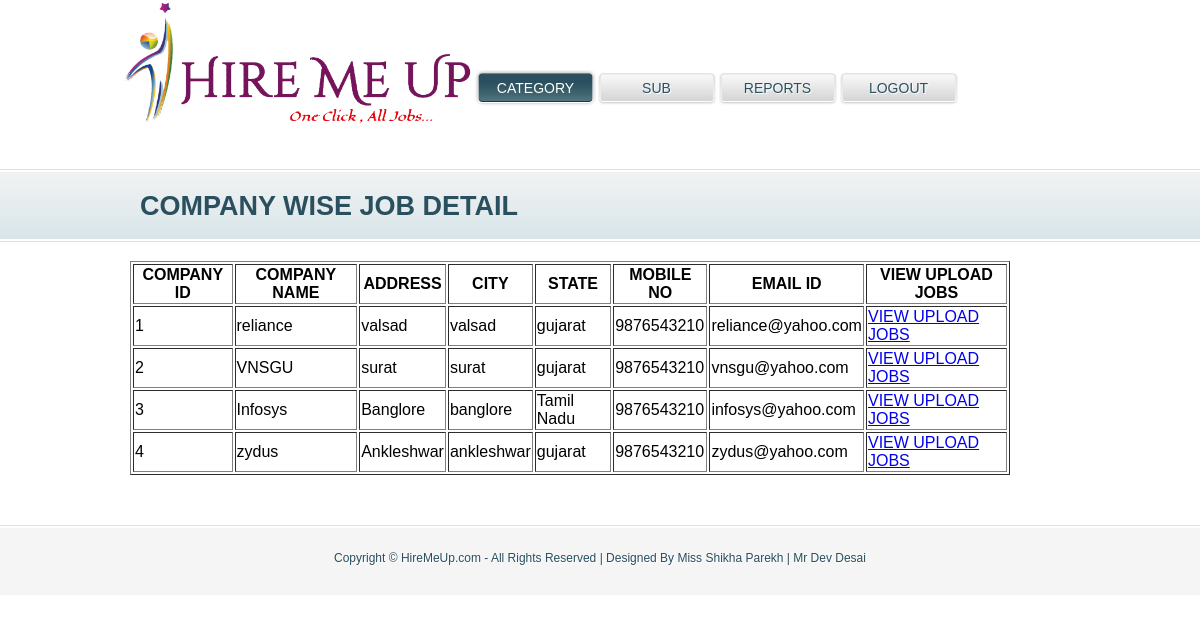
Page /admin_company_job_detail.php on the committed database.
### tables this page shows
CREATE TABLE IF NOT EXISTS `company_regis` (
  `company_id` int(11) NOT NULL,
  `company_name` varchar(50) NOT NULL,
  `address` varchar(250) NOT NULL,
  `city` varchar(50) NOT NULL,
  `state` varchar(50) NOT NULL,
  `mobile_no` varchar(10) NOT NULL,
  `email_id` varchar(50) NOT NULL,
  `pwd` varchar(10) NOT NULL,
  `regis_date` date NOT NULL,
  PRIMARY KEY (`company_id`)
);

### admin_company_job_detail.php (the view, shortened to what this page needs)
<?php
include("admin_header.php");
?>
<div id="body">
  <div class="blog1">
    <h1>Company Wise Job Detail</h1>
     <div>
		<form name="form1" method="post" id="form1" >
		<br/>
		<?php
	$qur=mysql_query("select * from company_regis");
	echo "<table border='1' width='880px'>
	<thead>
		<tr>
			<th>COMPANY ID</th>
			<th>COMPANY NAME</th>
			<th>ADDRESS</th>
			<th>CITY</th>
			<th>STATE</th>
			<th>MOBILE NO</th>
			<th>EMAIL ID</th>
			<th>VIEW UPLOAD JOBS</th>
		</tr>
	</thead>";
	while($q=mysql_fetch_row($qur))
	{
		echo "<tr>";
		echo "<td>$q[0]</td>";
		echo "<td>$q[1]</td>";
		echo "<td>$q[2]</td>";
		echo "<td>$q[3]</td>";
		echo "<td>$q[4]</td>";
		echo "<td>$q[5]</td>";
		echo "<td>$q[6]</td>";
		echo "<td><a href='admin_view_jobs.php?cid=$q[0]'>VIEW UPLOAD JOBS</a></td>";
		echo "</tr>";
	}
	echo "</table>";
   ?>
   </div>
  </div>
</div>
<?php
include("footer.php");
?>

### style.css (style rules this page uses)
body { font-family:Arial, Helvetica, sans-serif; margin:0; padding:0; }
#body { background:url(images/bg-content.gif) repeat-x top left; margin:0; padding:0; min-width:960px; }
#body .contact, #body .about, #body .services, #body .blog, #body .blog1 { margin:0 auto; padding:25px 10px 50px 10px; width:940px; }
#body h1 { color:#2a4f5e; font-size:27px; font-weight:bold; height:74px; line-height:74px; margin:0; padding:0; text-indent:10px; text-transform:uppercase; }
#body .blog1 { overflow:hidden; }

### rows in the picture
company_regis: company_id "1", company_name "reliance", address "valsad", city "valsad", state "gujarat", mobile_no "9876543210", email "reliance@yahoo.com"
company_regis: company_id "2", company_name "VNSGU", address "surat", city "surat", state "gujarat", mobile_no "9876543210", email "vnsgu@yahoo.com"
company_regis: company_id "3", company_name "Infosys", address "Banglore", city "banglore", state "Tamil Nadu", mobile_no "9876543210", email "infosys@yahoo.com"
company_regis: company_id "4", company_name "zydus", address "Ankleshwar", city "ankleshwar", state "gujarat", mobile_no "9876543210", email "zydus@yahoo.com"
